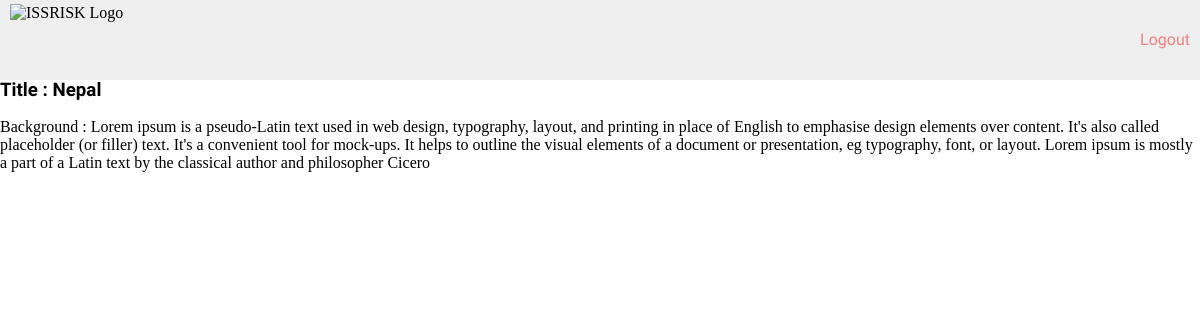
The page /country/1/detail/ (signed in) on the database its author committed.
### reports/models.py (models this page shows, shortened)
class Country(models.Model):
	RATING_CHOICES = (
		('L', 'Low'),
		('M', 'Medium'),
		('H', 'High'),
		('Ex', 'Extreme'),
	)
	name = models.CharField(max_length=100, blank=False, null=False)
	rating = models.CharField(
		max_length=2,
		choices = RATING_CHOICES,
	)
	risk_bg = models.TextField()

### reports/views.py (the view)
# urls.py: url(r'^country/(?P<pk>[0-9]+)/detail/$', CountryDetailView.as_view(), name='country_detail'),
class CountryDetailView(LoginRequiredMixin, DetailView):
	model = Country
	slug_field = 'pk'
	context_object_name = 'country'
	template_name = 'reports/country_detail.html'

### reports/templates/reports/country_detail.html (shortened to what this page needs)
{% extends "base.html" %}
{% block content %}
	<h3 class="hero">Title : {{ country.name }}</h3>
	<p>Background : {{ country.risk_bg }}</p>
{% endblock %}

### riskproject/static/css/risk.css (style rules this page uses)
html { -webkit-box-sizing: border-box; -moz-box-sizing: border-box; box-sizing: border-box; }
*, *:before, *:after { -webkit-box-sizing: inherit; -moz-box-sizing: inherit; box-sizing: inherit; }
html, body { height: 100%; width: 100%; }
h1, h2, h3, h4, h5, h6 { padding: 0; margin: 0; font-family: 'Source Sans Pro', sans-serif; }

### rows shown on the page
Country: name "Nepal", risk_bg "Lorem ipsum is a pseudo-Latin text used in web design, typography, layout, and printing in place of English to emphasise design elements over content. It's also called placeholder (or filler) text. It's a convenient tool for mock-ups. It helps to outline the visual elements of a document or presentation, eg typography, font, or layout. Lorem ipsum is mostly a part of a Latin text by the classical author and philosopher Cicero"
